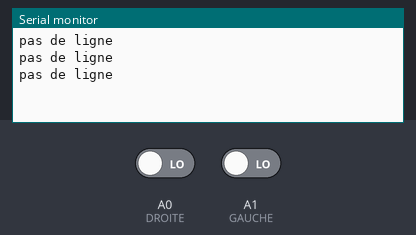
Bench run of a sketch on a simulated Arduino Uno, built with avr-gcc and run on an emulated ATmega328P. On the bench: the last lines printed to the serial monitor. The inputs (shaded band) are chosen by the test bench; at power-on: A0 (DROITE) LOW, A1 (GAUCHE) LOW.

Above: at 1.8 s.
1.9 s: A0 (DROITE) driven HIGH
At 2.9 s:
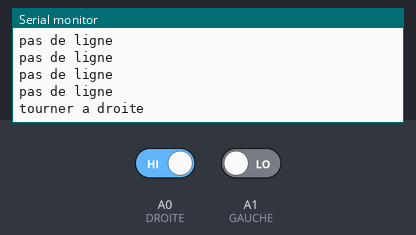
4.5 s: A1 (GAUCHE) driven HIGH
At 5.4 s:
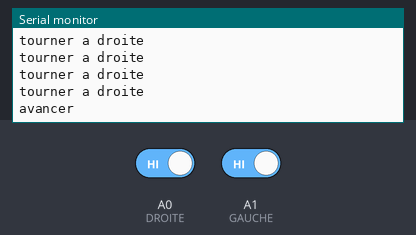
7.0 s: A0 (DROITE) driven LOW
At 7.9 s:
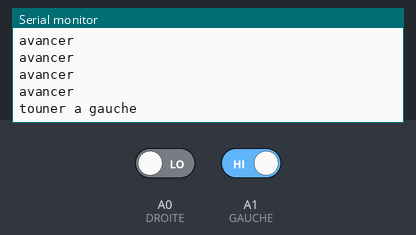

Measured:
- after the input at 1.9 s, the serial monitor: prints a new line after 0.60 s (image 1)
- after the input at 4.5 s, the serial monitor: prints a new line after 0.50 s (image 2)
- after the input at 7.0 s, the serial monitor: prints a new line after 0.50 s (image 3)

The sketch:

line_follower_print.ino
```cpp
// Clément ROBIN

#define DROITE A0 //ir sensor Right
#define GAUCHE A1 //ir sensor Left

void setup() {
  Serial.begin(9600);
  pinMode(DROITE, INPUT); // declare ir sensor as input
  pinMode(GAUCHE, INPUT); // declare ir sensor as input
}

void loop() {
  int g = digitalRead(GAUCHE); // lit la valeur du capteur gauche
  int d = digitalRead(DROITE); // lit la valeur du capteur droit
  delay(500);

// 1 noir
// 0 blanc

  // si le capteur de gauche et le capteur de droit voient du noir, le robot est sur la ligne alors il avance
  if((d == 1)&&(g == 1)){
     Serial.println("avancer");
  }
   // si le capteur de gauche voit du blanc et le capteur de droit voit du noir, le robot est sur la gauche de la ligne alors il tourne a droite
  if((d == 1)&&(g == 0)){
    Serial.println("tourner a droite");
  }
  // si le capteur de gauche voit du noir et le capteur de droit voit du blanc, le robot est sur la droite de la ligne alors il tourne a gauche
  if((d == 0)&&(g == 1)){
     Serial.println("touner a gauche");
  }
  // si le capteur de gauche et le capteur de droit voient du blanc, le robot n'est pas sur la ligne alors il s'arrête
  if((d == 0)&&(g == 0)){
    Serial.println("pas de ligne");
  }
}
```
